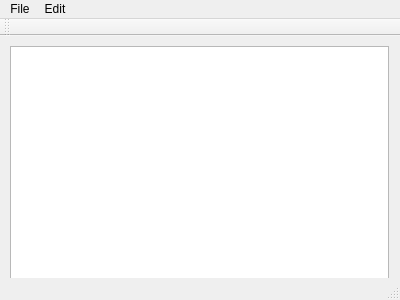
<?xml version="1.0" encoding="UTF-8"?>
<ui version="4.0">
 <class>MainWindow</class>
 <widget class="QMainWindow" name="MainWindow">
  <property name="geometry">
   <rect>
    <x>0</x>
    <y>0</y>
    <width>400</width>
    <height>300</height>
   </rect>
  </property>
  <property name="windowTitle">
   <string>MainWindow</string>
  </property>
  <widget class="QWidget" name="centralWidget">
   <widget class="QWidget" name="verticalLayoutWidget">
    <property name="geometry">
     <rect>
      <x>-1</x>
      <y>-1</y>
      <width>401</width>
      <height>261</height>
     </rect>
    </property>
    <layout class="QVBoxLayout" name="verticalLayout">
     <item>
      <widget class="QTextEdit" name="textEdit"/>
     </item>
    </layout>
   </widget>
  </widget>
  <widget class="QMenuBar" name="menuBar">
   <property name="geometry">
    <rect>
     <x>0</x>
     <y>0</y>
     <width>400</width>
     <height>22</height>
    </rect>
   </property>
   <widget class="QMenu" name="menuFile">
    <property name="title">
     <string>File</string>
    </property>
    <addaction name="actionNew"/>
    <addaction name="actionSave_as"/>
    <addaction name="actionOpen"/>
    <addaction name="actionFile_info"/>
    <addaction name="actionExit"/>
   </widget>
   <widget class="QMenu" name="menuEdit">
    <property name="title">
     <string>Edit</string>
    </property>
    <addaction name="actionCopy"/>
    <addaction name="actionPaste"/>
    <addaction name="actionCut"/>
    <addaction name="actionUndo"/>
    <addaction name="actionRedo"/>
   </widget>
   <addaction name="menuFile"/>
   <addaction name="menuEdit"/>
  </widget>
  <widget class="QToolBar" name="mainToolBar">
   <attribute name="toolBarArea">
    <enum>TopToolBarArea</enum>
   </attribute>
   <attribute name="toolBarBreak">
    <bool>true</bool>
   </attribute>
  </widget>
  <widget class="QStatusBar" name="statusBar"/>
  <action name="actionNew">
   <property name="icon">
    <iconset resource="resources.qrc">
     <normaloff>:/imgs/Icons/New.bmp</normaloff>:/imgs/Icons/New.bmp</iconset>
   </property>
   <property name="text">
    <string>New</string>
   </property>
  </action>
  <action name="actionOpen">
   <property name="icon">
    <iconset resource="resources.qrc">
     <normaloff>:/imgs/Icons/Open.bmp</normaloff>:/imgs/Icons/Open.bmp</iconset>
   </property>
   <property name="text">
    <string>Open</string>
   </property>
  </action>
  <action name="actionSave_as">
   <property name="icon">
    <iconset resource="resources.qrc">
     <normaloff>:/imgs/Icons/Save.bmp</normaloff>:/imgs/Icons/Save.bmp</iconset>
   </property>
   <property name="text">
    <string>Save as</string>
   </property>
  </action>
  <action name="actionExit">
   <property name="icon">
    <iconset>
     <normalon>:/imgs/Icons/DeleteSticky.bmp</normalon>
    </iconset>
   </property>
   <property name="text">
    <string>Exit</string>
   </property>
  </action>
  <action name="actionCopy">
   <property name="text">
    <string>Copy</string>
   </property>
  </action>
  <action name="actionPaste">
   <property name="text">
    <string>Paste</string>
   </property>
  </action>
  <action name="actionCut">
   <property name="text">
    <string>Cut</string>
   </property>
  </action>
  <action name="actionUndo">
   <property name="text">
    <string>Undo</string>
   </property>
  </action>
  <action name="actionRedo">
   <property name="text">
    <string>Redo</string>
   </property>
  </action>
  <action name="actionFile_info">
   <property name="icon">
    <iconset>
     <normalon>:/imgs/Icons/Sticky.bmp</normalon>
    </iconset>
   </property>
   <property name="text">
    <string>File info</string>
   </property>
  </action>
 </widget>
 <layoutdefault spacing="6" margin="11"/>
 <resources>
  <include location="resources.qrc"/>
 </resources>
 <connections/>
</ui>
